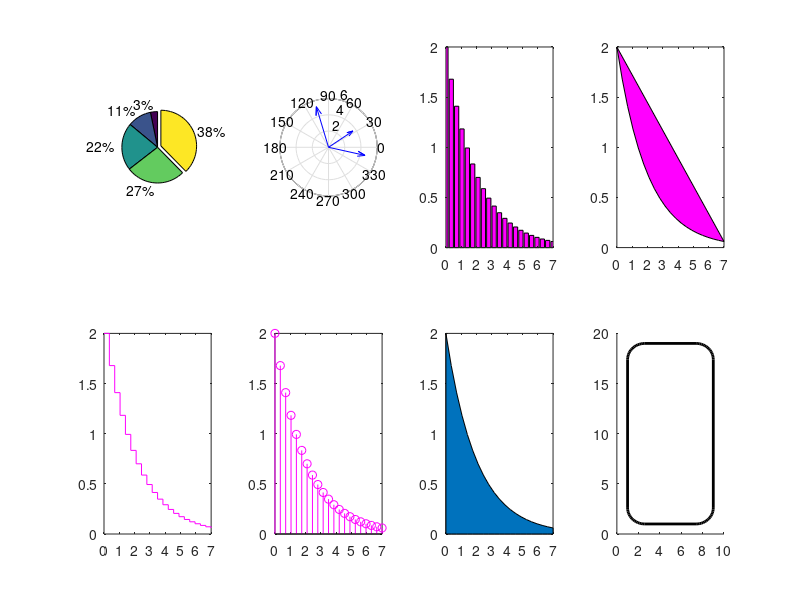

Source code (MATLAB):
subplot(2,4,1);
x=[3,10,20,25,35];
explode=[0,0,0,0,1];
pie(x,explode);
x=0:0.35:7;
y=2*exp(-0.5*x);
subplot(2,4,2);
compass([3+2i,4.5-i,-1.5+5i]);
subplot(2,4,3);
bar(x,y,'m');
axis([0,7,0,2]);
subplot(2,4,4);
fill(x,y,'m');
axis([0,7,0,2]);
subplot(2,4,5);
stairs(x,y,'m');
axis([0,7,0,2]);
subplot(2,4,6);
stem(x,y,'m');
axis([0,7,0,2]);
subplot(2,4,7);
area(x,y);
axis([0,7,0,2]);
subplot(2,4,8);
rectangle('Position',[1,1,8,18],'Curvature',0.4,'LineWidth',2);